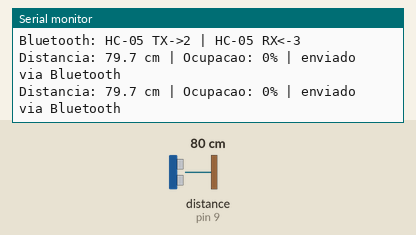
Simulated run of this sketch. Board: Arduino Uno, built with avr-gcc and run on an emulated ATmega328P. Shown: the last lines printed to the serial monitor. Wiring (inferred from the names in the program): ultrasonic range finder: trigger pin 8; echo pin 9. The inputs (shaded band) are chosen by the test bench; at power-on: distance to the obstacle (sensor on pin 9) 80 cm. The echo pulse lasts 58.3 µs per cm.

Above: at 2.8 s.
2.9 s: distance to the obstacle (sensor on pin 9) set to 2 cm
At 3.3 s:
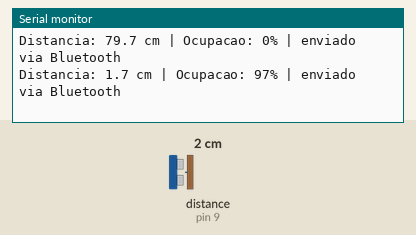
4.4 s: distance to the obstacle (sensor on pin 9) set to 4 cm
At 5.8 s:
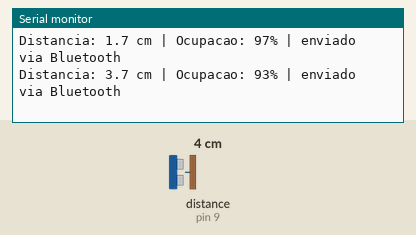
Timing chart, 0 to 7.4 s (numbered marks = the images above; inputs shaded):
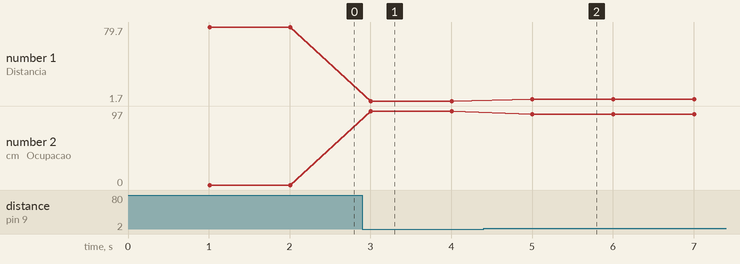

Measured:
- after the input at 2.9 s, the serial monitor: prints a new line after 0.11 s (image 1)
- after the input at 4.4 s, the serial monitor: prints a new line after 0.61 s (image 2)
- plotted number 1: 79.7 → 1.7 after the input at 2.9 s, 1.7 → 3.7 after the input at 4.4 s
- plotted number 2: 0 → 97 after the input at 2.9 s, 97 → 93 after the input at 4.4 s

The sketch:

monitor_lixeira.ino
```cpp
#include <SoftwareSerial.h>

// HC-SR04
constexpr uint8_t PIN_TRIG = 8;
constexpr uint8_t PIN_ECHO = 9;

// PINAGEM ORIGINAL DO BLUETOOTH
// Arduino RX recebe o TX do HC-05/HC-06.
// Arduino TX envia para o RX do HC-05/HC-06.
constexpr uint8_t PIN_BT_RX = 2;
constexpr uint8_t PIN_BT_TX = 3;
SoftwareSerial bluetooth(PIN_BT_RX, PIN_BT_TX);

// Distância do sensor até o fundo da lixeira quando ela está vazia.
constexpr float ALTURA_LIXEIRA_CM = 50.0f;
constexpr unsigned long INTERVALO_ENVIO_MS = 1000;

unsigned long ultimoEnvio = 0;

float medirDistanciaCm() {
  digitalWrite(PIN_TRIG, LOW);
  delayMicroseconds(2);
  digitalWrite(PIN_TRIG, HIGH);
  delayMicroseconds(10);
  digitalWrite(PIN_TRIG, LOW);

  const unsigned long duracao = pulseIn(PIN_ECHO, HIGH, 30000UL);
  if (duracao == 0) return NAN;

  return (duracao * 0.0343f) / 2.0f;
}

int calcularPercentual(float distanciaCm) {
  if (isnan(distanciaCm)) return -1;

  const float ocupadoCm = ALTURA_LIXEIRA_CM - distanciaCm;
  int percentual = (int)lround((ocupadoCm / ALTURA_LIXEIRA_CM) * 100.0f);

  if (percentual < 0) percentual = 0;
  if (percentual > 100) percentual = 100;
  return percentual;
}

void setup() {
  pinMode(PIN_TRIG, OUTPUT);
  pinMode(PIN_ECHO, INPUT);

  Serial.begin(9600);
  bluetooth.begin(9600);

  Serial.println(F("Monitor de lixeira iniciado"));
  Serial.println(F("HC-SR04: TRIG=8 ECHO=9"));
  Serial.println(F("Bluetooth: HC-05 TX->2 | HC-05 RX<-3"));
}

void loop() {
  if (millis() - ultimoEnvio < INTERVALO_ENVIO_MS) return;
  ultimoEnvio = millis();

  const float distancia = medirDistanciaCm();
  const int percentual = calcularPercentual(distancia);

  if (percentual < 0) {
    bluetooth.println(-1);
    Serial.println(F("ERRO: HC-SR04 sem resposta; enviado -1 via Bluetooth"));
    return;
  }

  // O App Inventor usa LF (10) como delimitador.
  bluetooth.println(percentual);

  Serial.print(F("Distancia: "));
  Serial.print(distancia, 1);
  Serial.print(F(" cm | Ocupacao: "));
  Serial.print(percentual);
  Serial.println(F("% | enviado via Bluetooth"));
}
```
